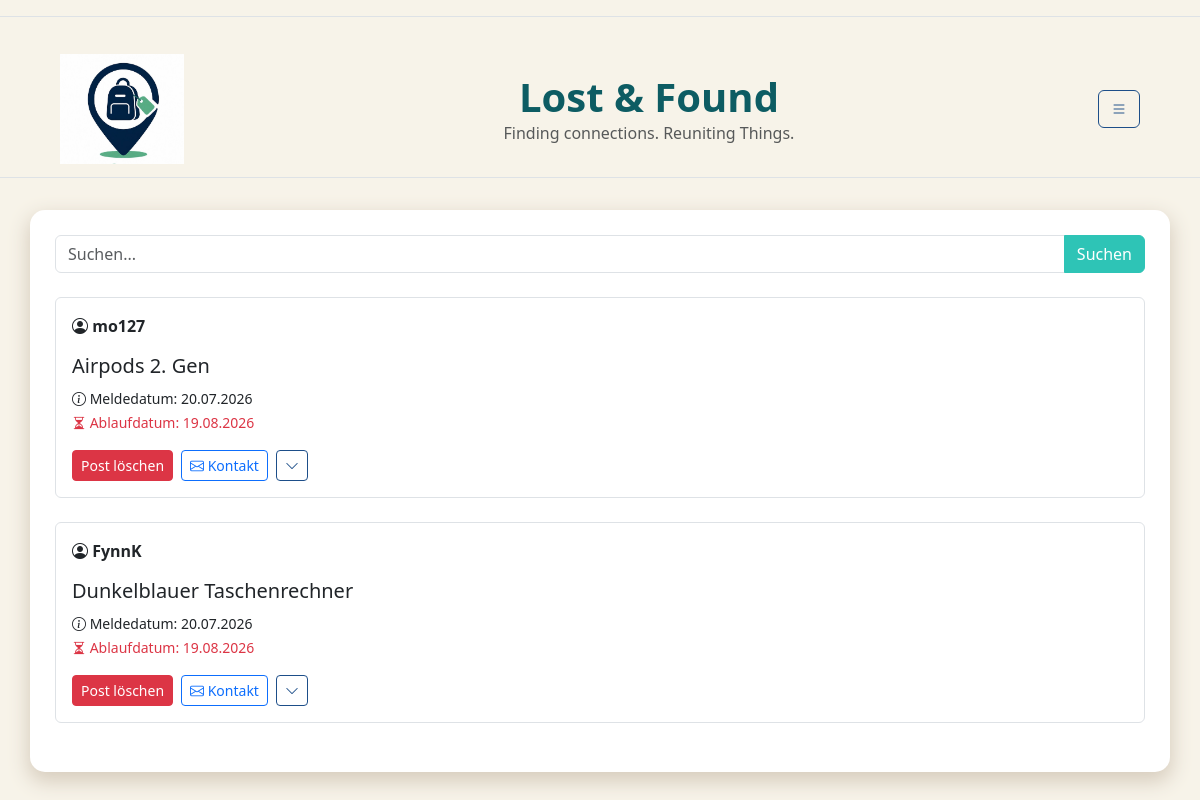
The app's page /home (signed in) with its own data.
### db.py (models this page shows)
class Post(db.Model):
    __tablename__ = "post"
    post_id = db.Column(db.Integer,primary_key=True)
    user_id = db.Column(db.Integer,db.ForeignKey("standardUser.user_id"))
    fundbuero_id = db.Column(db.Integer,db.ForeignKey("fundbuero.fundbuero_id"))
    titel = db.Column(db.String,nullable=False)
    meldedatum = db.Column(db.Date)
    verlustdatum = db.Column(db.Date)
    ablaufdatum = db.Column(db.Date)
    schliessdatum = db.Column(db.Date)
    verlustort = db.Column(db.String)
    beschreibung = db.Column(db.Text)
    status = db.Column(db.String,default="laufend")
    views = db.Column(db.Integer,default=0 )
    user = db.relationship("StandardUser",back_populates="posts")
    fundbuero = db.relationship("Fundbuero",back_populates="posts")

class StandardUser(db.Model):
    __tablename__ = "standardUser"
    user_id = db.Column( db.Integer, primary_key=True )
    fundbuero_id = db.Column( db.Integer, db.ForeignKey("fundbuero.fundbuero_id"), nullable=True)
    campus_id = db.Column( db.String, db.ForeignKey("campus.campus_id") )
    name = db.Column( db.String)
    benutzername = db.Column( db.String, unique=True)
    passwort = db.Column(db.String,nullable=False)
    hwr_mail = db.Column(db.String, unique=True,nullable=False )
    is_admin = db.Column(db.Boolean, default=False)
    campus = db.relationship("Campus",back_populates="users")
    posts = db.relationship( "Post",back_populates="user")

### app.py (the view)
@app.route("/home")
def home():
    if "user_id" not in session:
        flash("Bitte zuerst einloggen!", "warning")
        return redirect(url_for("login"))
    form = forms.Suchleiste()
    csrf_form = forms.CSRFOnlyForm()
    user = db.session.get(StandardUser, session["user_id"])
    fundbuero = db.session.get(Fundbuero, session["fundbuero_id"])
    if user is None:
        session.clear()
        flash("Dein Account existiert nicht mehr.", "warning")
        return redirect(url_for("login"))
    posts = db.session.execute(
    db.select(Post).where(
        Post.ablaufdatum >= date.today(),
        Post.status == "laufend"
    )
).scalars()
    return render_template("home.html", posts=posts, form=form, user=user, fundbuero=fundbuero, csrf_form=csrf_form)

### forms.py
class Suchleiste(FlaskForm):
  suchfeld = StringField( "Suchbegriff",
       validators=[InputRequired()]
  )
  submit = SubmitField("Suchen")

class CSRFOnlyForm(FlaskForm):
    pass

### templates/home.html (shortened to what this page needs)
{% extends "base.html" %}
{% block CONTENT %}
<form method="POST" action="{{ url_for('suche') }}" class="mb-4">
    <div class="input-group">
        {{ form.suchfeld(class="form-control", placeholder="Suchen...") }}
        {{ form.submit(class="btn btn-primary") }}
    </div>
</form>
{% for post in posts %}
    {% if session.get('is_admin') or post.user.campus_id == user.campus_id or (fundbuero and post.user.campus_id == fundbuero.campus_id) %}
        <div class="border rounded p-3 mb-4">
            <strong>
                <i class="bi bi-person-circle"></i>
                {{ post.user.benutzername }}
            </strong>
            <h5 class="mt-3">{{ post.titel }}</h5>
            <small>
                <i class="bi bi-info-circle"></i>
                Meldedatum: {{ post.meldedatum.strftime('%d.%m.%Y') }}
            </small>
            <br>
            <small class="text-danger">
                <i class="bi bi-hourglass-split"></i>
                Ablaufdatum: {{ post.ablaufdatum.strftime('%d.%m.%Y') }}
            </small>
            <div class="mt-3 d-flex align-items-center gap-2">
                {% if session.get('is_admin') or post.user_id == session.get('user_id') %}
                    <a href="{{url_for('delete_post', post_id=post.post_id)}}" class="btn btn-danger btn-sm">Post löschen</a>
                {% endif %}
                {% if session.get('fundbuero_id') %}
    <form method="POST" action="{{ url_for('send_fundbuero_mail', post_id=post.post_id) }}" class="d-inline">
        <input type="hidden" name="csrf_token" value="{{  csrf_form.csrf_token._value()}}">
        <button type="submit" class="btn btn-outline-primary btn-sm">
            <i class="bi bi-envelope"></i> Jetzt Kontaktieren
        </button>
    </form>
{% else %}
                <a href="mailto:{{ post.user.hwr_mail }}?subject=Gefunden: {{ post.titel|urlencode }}&body=Hallo, ich habe deinen Gegenstand gefunden." class="btn btn-outline-primary btn-sm">
                    <i class="bi bi-envelope"></i> Kontakt
                </a>
{% endif %}
  <a href="{{ url_for('post_detail', post_id=post.post_id) }}" class="btn btn-outline-secondary btn-sm">
                 <i class="bi bi-chevron-down"></i>
</a>
            </div>
        </div>
    {% endif %}
{% endfor %}
{% endblock %}

### static/css/style.css (style rules this page uses)
body { background-color: var(--color-main) !important; }
.btn-primary { background-color: var(--color-accent1) !important; border-color: var(--color-accent1) !important; }
.btn-outline-secondary { color: var(--color-accent2) !important; border-color: var(--color-accent2) !important; }

### static/css/color.css (style rules this page uses)
:root { --color-main: rgb(247, 243, 233); --color-shadow: rgb(215, 205, 190); --color-highlight: rgb(13, 92, 99); --color-accent1: rgb(46, 196, 182); --color-accent2: rgb(29, 78, 137); }

### records on screen
Post: user.benutzername "mo127", titel "Airpods 2. Gen", meldedatum "20.07.2026", ablaufdatum "19.08.2026"
Post: user.benutzername "FynnK", titel "Dunkelblauer Taschenrechner", meldedatum "20.07.2026", ablaufdatum "19.08.2026"
